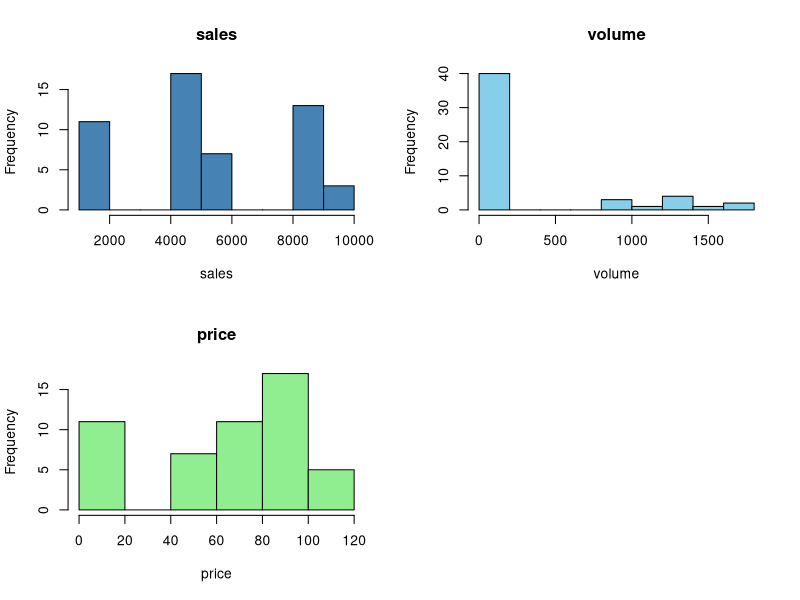
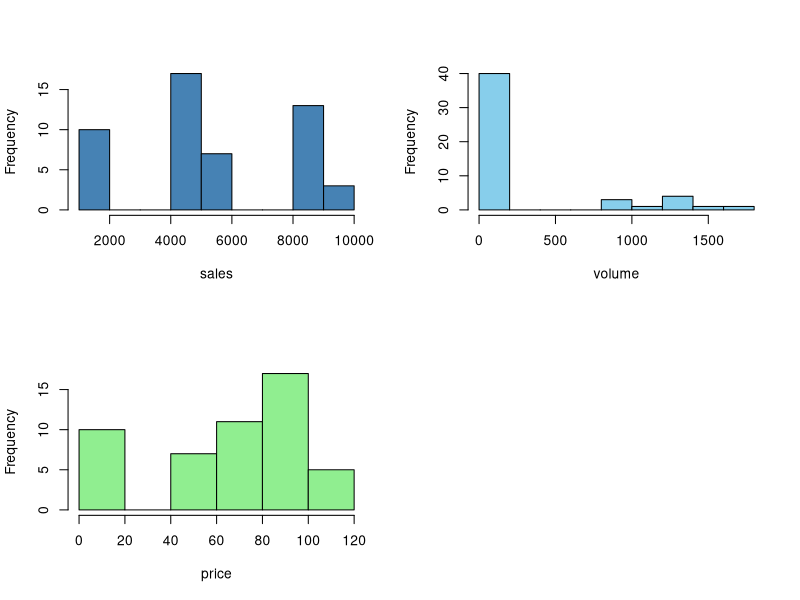
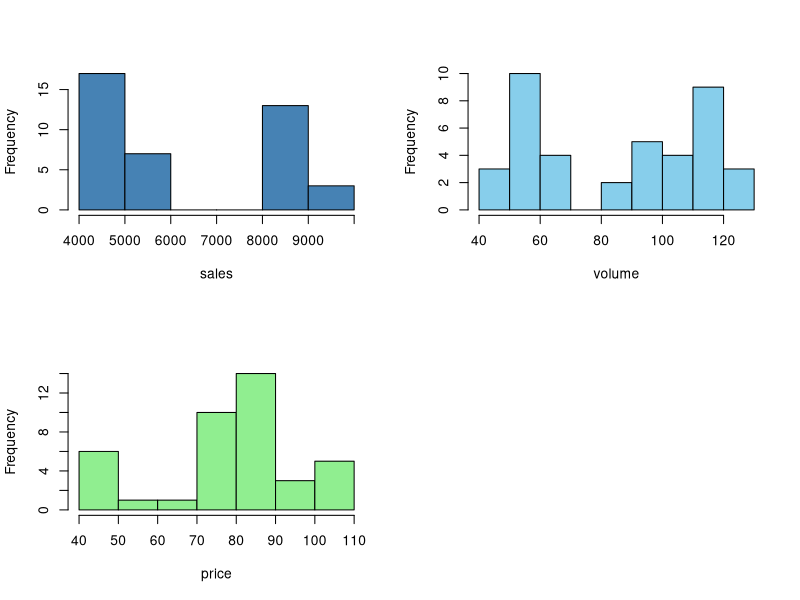
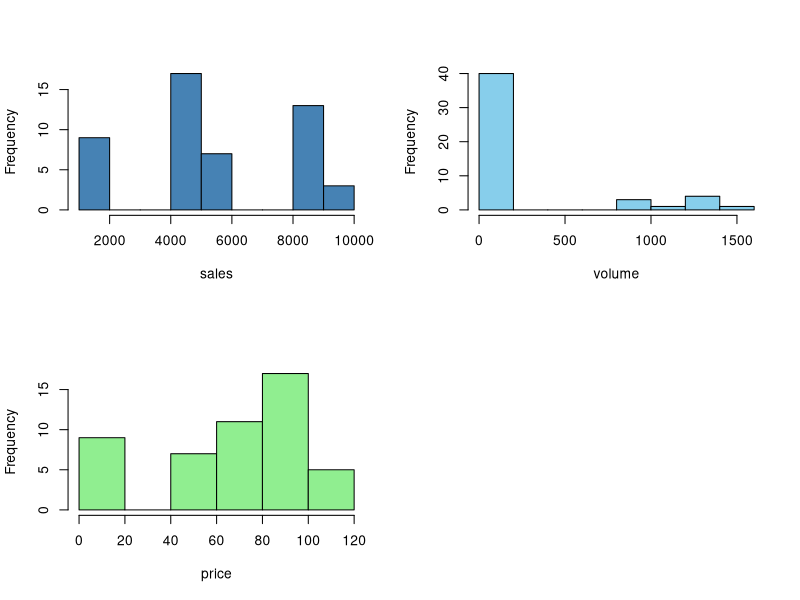
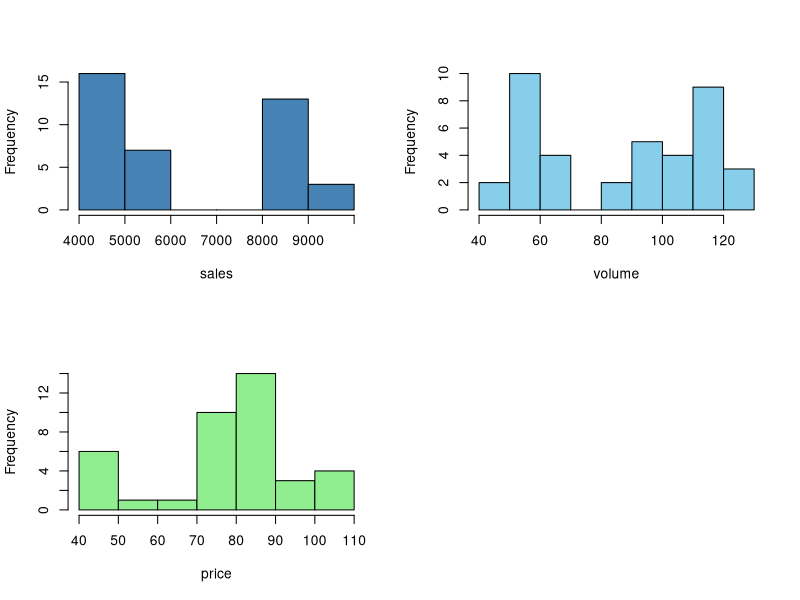

R code for these plots, in order: (Note: this script raises an error after producing the figures.)
# Preparing for sales prediction app

# Data wrangling ----------------------------------------------------------

## Prerequisite libraries and setup

# Show libraries to final users;
# Do not show setwd part;
# Briefly describe the dataset;

library(dplyr)
library(lubridate)
library(splines)
library(ggplot2)
library(forecast)
library(e1071)

setwd("/home/georgy/Документы/Rstudio/baltika")

## Data download and transformation

# Read the data from .csv file;
# Briefly explore the type of data;

mydata <- read.csv(file = "data.csv", stringsAsFactors = FALSE)

str(mydata) 
head(mydata) 
dim(mydata)
summary(mydata)

# Convert data to date format;
# Multiply sales by thousand to get to currency;
# Filter *NA* values from all columns;
# Filter rows with sales = 0;
# Filter rows with volume = 0;
# Compute price as a fraction of sales / volume;
# Reduce map - need: week, shop, sku, sales, price, volume;


mydata$week <- ymd(mydata$Date_Id)
mydata$sales <- mydata$valuesales * 1000
dim(mydata)[1] - sum(complete.cases(mydata))
mydata <- mydata %>% filter(volumesales > 0)
mydata <- mydata %>% filter(sales > 0)
mydata$price <- round(mydata$sales / mydata$volumesales, 4)
mydata <- mydata %>% select(week, shop = Shop_Id, sku = SKU_Id, 
                            sales, price, volume = volumesales)

# Remove outliers from the dataset ----------------------------------------

# Check skewness of the data;
# Skewness shows positive skew for sales, price, volume;
# Price is the most heavily skewed to the right;

tribble(~feature, ~coef_skewness,
        "sales", skewness(mydata$sales),
        "price", skewness(mydata$price),
        "volume", skewness(mydata$volume))

# Visualize outliers with histograms.
# Sales histogram shows that there are sales with values up to 4e+05. There are 
# so few observations with sales higher than 1e+04 that they do not show up on
# the histogram. The size of the sales axis marks that there are outliers;
# Histogram of volume confirms the presence of outliers;
# Strangely, but price histogram also shows wide spread of prices with 
# concentration around zero. It indicates that outliers in sales and volume
# do not match by observations;


par(mfrow = c(2, 2))
hist(mydata$sales, col = "steelblue", main = "sales", xlab = "sales")
hist(mydata$volume, col = "skyblue", main = "volume", xlab = "volume")
hist(mydata$price, col = "lightgreen", main = "price", xlab = "price")
par(mfrow = c(1,1))

# Despite multiple options to deal with outliers, the most sensible choice is
# to remove them. This choice makes sense since the number of outliers is small
# and it will not disturb the modeling. Removing outliers will benefit to
# increasing speed of future application as well;

# Cook's distance;
# Make a formula for sales ~ price + volume;
# Calculate Cook's distances;
# Setup cut-off distance value as 4 / n as given in the source:
# http://gradientdescending.com/introduction-to-outlier-detection/
# Mark outliers in the dataset;

form <- as.formula(log(sales) ~ price + volume)
mod <- lm(form, data = mydata)

cooksd <- cooks.distance(mod)
cut_off <- 4 / nrow(mydata) # setup cutoff value as 4 / n

cooks_data <- data.frame(cooksd, cut_off, test = cooksd >= cut_off)
summary(cooks_data)

mydata <- mydata %>% mutate(cooksd = cooks_data$test)
rm(mod, cooksd, cut_off, form, cooks_data)

# Applying Cook's distance method to the dataset reduced the number of outliers
# by 42k rows. Volume range decreased by 5 times. The same for the price range.
# The same for the sales range;
# There are many outliers left in the dataset in all three features. Cook's
# distance method returned poor result, because there are *mistakes* in the
# dataset, that make the model fit to them;

par(mfrow = c(2, 2))
hist(mydata$sales[mydata$cooksd == F], main = "", col = "steelblue", xlab = "sales")
hist(mydata$volume[mydata$cooksd == F], main = "", col = "skyblue", xlab = "volume")
hist(mydata$price[mydata$cooksd == F], main = "", col = "lightgreen", xlab = "price")
par(mfrow = c(1,1))

# Interquantile range
# Univariate method of removing outliers with 1.5IQ;
# Calculate quantiles and interquantile interval for sales, price, volume
# Remove values that are out of the range of 1.5IQ;

out_sales <- boxplot.stats(mydata$sales)$out
out_price <- boxplot.stats(mydata$price)$out
out_volume <- boxplot.stats(mydata$volume)$out

mydata$iqr <- 0
mydata$iqr[mydata$sales %in% out_sales] <- 1
mydata$iqr[mydata$price %in% out_price] <- 1
mydata$iqr[mydata$volume %in% out_volume] <- 1

mydata$iqr[mydata$iqr == 0] <- "FALSE"
mydata$iqr[mydata$iqr == 1] <- "TRUE"
mydata$iqr <- as.logical(mydata$iqr)
rm(out_sales, out_price, out_volume)

# Cleaning out the dataset with one-by-one outliers extraction results in
# better identification of outliers than Cook's distance approach. However
# there are still to many outliers in the data. The algorithm worked well
# on sales, but the volume and the price required further exploration;

par(mfrow = c(2, 2))
hist(mydata$sales[mydata$iqr == F], main = "", col = "steelblue", xlab = "sales")
hist(mydata$volume[mydata$iqr == F], main = "", col = "skyblue", xlab = "volume")
hist(mydata$price[mydata$iqr == F], main = "", col = "lightgreen", xlab = "price")
par(mfrow = c(1,1))

# Mahalanobis distance;
# Calculate Mahalanobis distances;
# Setup cutoff value for confidence level .95 according to the source Model 2:
# https://www.r-bloggers.com/a-new-way-to-handle-multivariate-outliers/
# Test outliers using MD and cutoff;

mah_data <- mydata[, c("sales", "price", "volume")]
mah_data$sales <- log(mah_data$sales)

alpha <- 0.05
cutoff <- (qchisq(p = 1 - alpha, df = ncol(mah_data)))

mahal_r <- mahalanobis(mah_data, colMeans(mah_data), cov(mah_data))
mah_data <- mah_data %>% mutate(mhlbs = mahal_r, 
                                crit = cutoff, 
                                test = mhlbs >= crit)

mydata$mhlbs <- mah_data$test
rm(mah_data, mahal_r)

# MD method detected more outliers than Cook's distance, but 2.5 less outliers
# than interquantile range method. The reason as in case with CD is the impact
# from large *misprint* values in sales and volume;

par(mfrow = c(2, 2))
hist(mydata$sales[mydata$mhlbs == F], main = "", col = "steelblue", xlab = "sales")
hist(mydata$volume[mydata$mhlbs == F], main = "", col = "skyblue", xlab = "volume")
hist(mydata$price[mydata$mhlbs == F], main = "", col = "lightgreen", xlab = "price")
par(mfrow = c(1,1))

# MD is preferable method as it allows to setup cutoff depending on the conf
# level required by research. I try different approach to outliers detection;
# 1. Identify outliers one-by-one with IQ method;
# 2. Run MD on cleaned dataset;

mydata <- mydata %>% filter(iqr == FALSE)

mah_data <- mydata[, c("sales", "price", "volume")]
mah_data$sales <- log(mah_data$sales)

mahal_r <- mahalanobis(mah_data, colMeans(mah_data), cov(mah_data))
mah_data <- mah_data %>% mutate(mhlbs = mahal_r, 
                                crit = cutoff, 
                                test = mhlbs >= crit)

mydata$mhlbs <- mah_data$test
mydata <- mydata %>% filter(mhlbs == FALSE) %>% select(-c(cooksd, iqr, mhlbs))
rm(mahal_r, mah_data)

# There are two clusters if I look at price and volume columns. It is strange
# that there so many items with price about 0 / liter. Most likely, there is
# no chance the price is that low. It might be a mistake in input data. Need
# to verify this hypothesis.

# There are two clusters in the price column. First is a cluster with many 
# observations lower than 10. Second is the price range from 40 to 120 - it 
# resembles the normal distribution.

par(mfrow = c(2, 2))
hist(mydata$sales, main = "", col = "steelblue", xlab = "sales")
hist(mydata$volume, main = "", col = "skyblue", xlab = "volume")
hist(mydata$price, main = "", col = "lightgreen", xlab = "price")
par(mfrow = c(1,1))

# Drill down to prices lower than 10;
# Data is grouped in ranger from 0 to 2.5;
# Find how the price is distributed between 2.5 and 6.0;
# Find how the price is distributed between 0 and 2.5;


hist(mydata$price[mydata$price < 10], 
     main = "", col = "lightgreen", xlab = "price")

hist(mydata$price[mydata$price >=2.5 & mydata$price < 6], 
     main = "", col = "lightgreen", xlab = "price")

# Price distribution in range from 0 to 1.5 looks very similar to the second
# cluster - majority of the population is in the range of 0.7 - 0.9. It looks
# like the data for either sales or volume contained an order mistake (100 
# instead of 1000).
# Knowing this I can remove the items with price less than 20;

hist(mydata$price[mydata$price > 0 & mydata$price < 2.5], 
     main = "", col = "lightgreen", xlab = "price")

# There are almost no items in the range of 20 to 30 - I can exclude all items
# with price less than 30;

hist(mydata$price[mydata$price >= 20 & mydata$price < 40], 
     main = "", col = "lightgreen", xlab = "price")

# Exclude items with price less than 30;

mydata <- mydata %>% filter(price > 30)

# The distribution now looks more reliable and usable;

par(mfrow = c(2, 2))
hist(mydata$sales[mydata$clust == F], main = "", col = "steelblue", xlab = "sales")
hist(mydata$volume[mydata$clust == F], main = "", col = "skyblue", xlab = "volume")
hist(mydata$price[mydata$clust == F], main = "", col = "lightgreen", xlab = "price")
par(mfrow = c(1,1))

# Run MD on the data;

mah_data <- mydata[, c("sales", "price", "volume")]
mah_data$sales <- log(mah_data$sales)

mahal_r <- mahalanobis(mah_data, colMeans(mah_data), cov(mah_data))
mah_data <- mah_data %>% mutate(mhlbs = mahal_r, 
                                crit = cutoff, 
                                test = mhlbs >= crit)

mydata$mhlbs <- mah_data$test
rm(mah_data, mahal_r, alpha, cutoff)

# Running MD allows to kick another 60k of items;

par(mfrow = c(2, 2))
hist(mydata$sales[mydata$mhlbs == F], main = "", col = "steelblue", xlab = "sales")
hist(mydata$volume[mydata$mhlbs == F], main = "", col = "skyblue", xlab = "volume")
hist(mydata$price[mydata$mhlbs == F], main = "", col = "lightgreen", xlab = "price")
par(mfrow = c(1,1))

mydata <- mydata %>% filter(mhlbs == FALSE) %>% select(-mhlbs)
summary(mydata)

# Choose top items and top shops ------------------------------------------

# The model needs significant items only. Here I apply Pareto method to find
# top items that together contribute to 80% of volume sales;

by_skuid <- mydata %>% 
        group_by((sku)) %>% 
        summarise(volume = sum(volume)) %>% arrange(desc(volume))

by_skuid <- by_skuid %>% 
        mutate(weight = volume / sum(volume), acc_weight = cumsum(weight)) %>% 
        filter(acc_weight < 0.81)

head(by_skuid)

# Make a list of top items;
# Filter the dataset to leave top items only;

sku_list <- unique(by_skuid$`(sku)`)
mydata <- mydata %>% filter(sku %in% sku_list)
rm(by_skuid, sku_list)

# Repeat Pareto exercise for shops;

top_shops <- mydata %>% 
        group_by(shop) %>% 
        summarise(volume = sum(volume)) %>% arrange(desc(volume)) %>% 
        mutate(weight = volume / sum(volume), acc_weight = cumsum(weight)) %>% 
        filter(acc_weight < 0.81)

head(top_shops)

shops_list <- unique(top_shops$shop)
mydata <- mydata %>% filter(shop %in% shops_list)
rm(top_shops, shops_list)

# Plot mydata;
# There are 4 levels of sales - consider them as factor variable, as if
# they were representative of different retail shops. Test this hypothesis;

par(mfrow = c(2, 2))
hist(mydata$sales, main = "", col = "steelblue", xlab = "sales")
hist(mydata$volume, main = "", col = "skyblue", xlab = "volume")
hist(mydata$price, main = "", col = "lightgreen", xlab = "price")
par(mfrow = c(1,1))

hist(mydata$sales[mydata$sales > 6000 & mydata$sales <= 10000], 
     main = "", col = "steelblue", xlab = "sales")
unique(mydata$sales)

# The hypothesis to make factor out of sales does not work straight -
# we need sales to sum up and find how the sales changed over time;
# Another hypothesis: cluster sales and test if the same shops will be in
# the same clusters. Then use clusters as a factor variables?
# Not needed - I won't use sales as a factor. The only external regressor I
# plan to use is price.

# Find how the volume changed on weekly basis;

by_weeks <- mydata %>% group_by(week) %>% summarise(sales = sum(sales),
                                                     volume = sum(volume),
                                                     price = mean(price))

# There are 62 weeks in the dataset - while the starting and ending dates
# are within one year 2019. This means that some of the dates double the weeks.
# Add week as a repetitive date and then use it to group the dataset in 52 
# groups.

length(unique(by_weeks$week))
rm(by_weeks)

mydata$wk <- lubridate::week(mydata$week)
by_weeks <- mydata %>% group_by(wk) %>% summarise(sales = sum(sales), 
                                                  volume = sum(volume), 
                                                  price = mean(price))

# Plotting volume by weeks shows decreasing volume sales with local extreme
# on week 37. There are weeks when volume is very high compared to other weeks;

ggplot(by_weeks) + 
        geom_point(aes(wk, volume, color = price, size = sales), alpha = 3/4) +
        scale_color_gradient(low = "green", high = "red") + xlab("") +
        geom_smooth(aes(wk, volume))

# Filter weeks with volume over 1.5M;
# Check if increase was due to specific shops;

top_weeks <- by_weeks %>% filter(volume > 1500000)

chk_tweeks <- mydata %>% filter(wk %in% unique(top_weeks$wk))

# All shops in both data frames are equal;
# All sju in both data frames are equal;

length(unique(chk_tweeks$shop)) == length(unique(mydata$shop))
length(unique(chk_tweeks$sku)) == length(unique(mydata$sku))

# Impute values on top weeks with mean of nearest 4 values;
# Write imputing function to substitue sales and volume;

unique(chk_tweeks$wk)
rm(chk_tweeks)

impute.outs <- function(wks, n, data, column) {
        low_wk <- wks - n # setup lower limit;
        hi_wk <- wks + n  # setup higher limit;
        range <- low_wk:hi_wk # make range;
        mean_dat <- data %>% filter(wk %in% range & !wk == wks)
        mean_dat <- mean_dat[, column]
        mean_dat <- mean(as.vector(unlist(mean_dat)))
        mean_dat
}

impute.outs(1, 2, by_weeks, column = "volume") # test function;

# Run imputing function across sequence of top weeks;

list_weeks <- unique(top_weeks$wk)

for (i in list_weeks) {
        by_weeks$volume[i] <- impute.outs(i, 1, by_weeks, "volume")
        by_weeks$sales[i] <- impute.outs(i, 1, by_weeks, "sales")
}

# The volume tend to decrease over time and with price increase;

ggplot(by_weeks) + 
        geom_point(aes(wk, volume, color = price, size = sales), alpha = 3/4) +
        scale_color_gradient(low = "green", high = "red") + xlab("") +
        geom_smooth(aes(wk, volume))

rm(top_weeks, by_weeks, i, list_weeks)

# We use time series with weekly data;
# There has to be a possibility to choose different SKU by week;
# Group data by SKU and week;
# Write final result for SKU and week in .csv file for future Shiny app;

mydata <- mydata %>% group_by(wk, sku) %>% summarise(sales = sum(sales), 
                                                     volume = sum(volume), 
                                                     price = mean(price))
head(mydata)
write.csv(mydata, "mydata.csv")
rm(mydata)
warnings()


